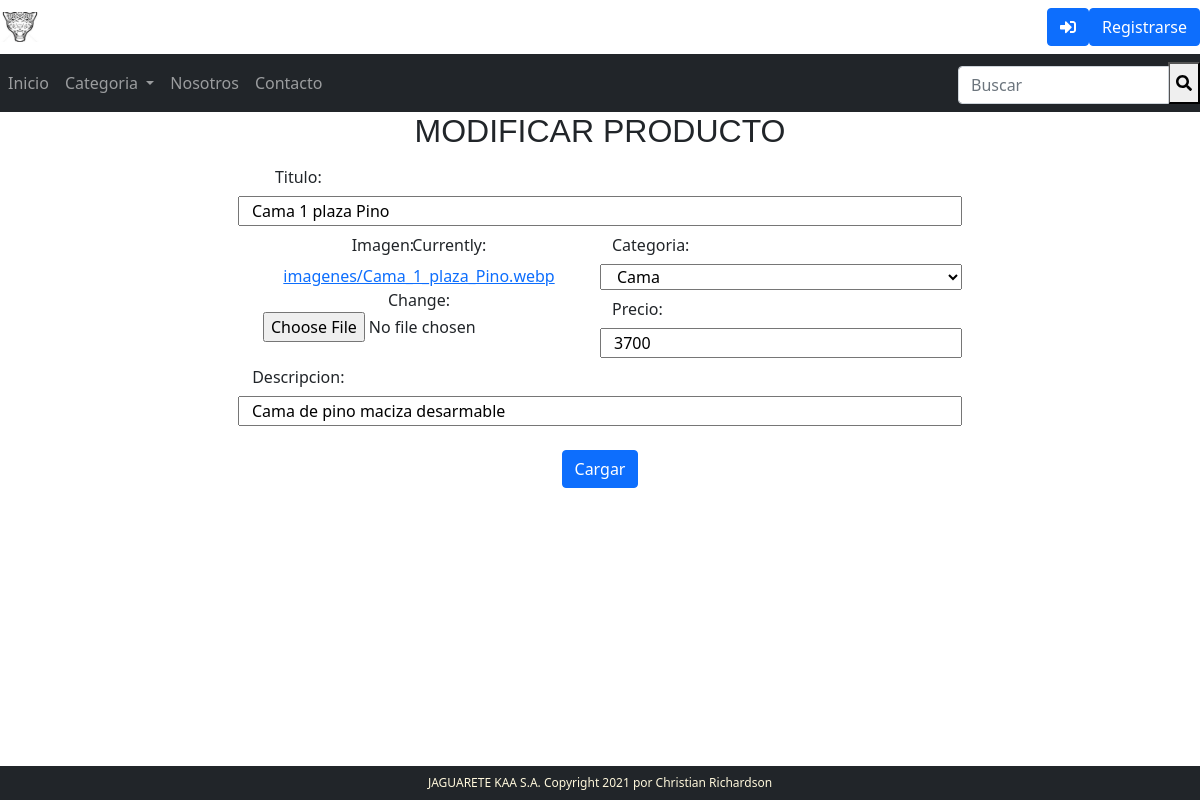
Screenshot of /market/producto_edicion/7 with the database file from the repository.
### market/models.py (models this page shows, shortened)
class Producto(models.Model):
    titulo = models.CharField(max_length=128, null=False)
    imagen = models.FileField(upload_to='imagenes/', null=False)
    descripcion = models.CharField(max_length = 2000, null=False)
    precio = models.IntegerField()
    categoria = models.ForeignKey(Categoria, on_delete=models.CASCADE, related_name="categoria_producto")

class Categoria(models.Model):
    categoria = models.CharField(max_length=64, null=False)
    def __str__(self):
        return f"{self.categoria}"

### market/views.py (the view)
# urls.py: path('producto_edicion/<int:producto_id>', views.producto_edicion, name="producto_edicion"),
def producto_edicion(request, producto_id):
    un_producto = get_object_or_404(Producto, id=producto_id)
    if request.method == "POST":
        form = FormProducto(data=request.POST, files=request.FILES, instance=un_producto)
        if form.is_valid():
            form.save()
            return redirect("market:index")
    else:
        form = FormProducto(instance = un_producto)
        return render(request, 'market/producto_edicion.html', {
            "producto": un_producto,
            "form": form
        })

### market/forms.py
class FormProducto(forms.ModelForm):
    class Meta:
        model = Producto
        fields = '__all__'

### market/context_processors.py (called while the page is built)
def list_categorias(request):
    lista_categorias = Categoria.objects.all()
    return {
        'categorias': lista_categorias
    }

### market/templates/market/producto_edicion.html (shortened to what this page needs)
{% extends "market/layout.html" %}
{% block body %}
<h2>Modificar Producto</h2>
    <div class="col-md-7 align-self-center ">
        <form enctype="multipart/form-data" action="{% url 'market:producto_edicion' producto.id %}" method="post" >
            <div class="form-group row">
                <label for="titulo_input"  class="col-sm-2 col-form-label">Titulo:</label> {{ form.titulo }} {{ form.titulo.errors }}
            </div>
            <div class="row">
                <div class="form-group float-left col-md-6">
                    <label for="imagen_input"  class="col-sm-2 col-form-label">Imagen:</label> {{ form.imagen }} {{ form.imagen.errors }}
                </div>
                <div class="float-rigth col-md-6">
                    <div class="form-group row">
                        <label for="categoria_input"  class="col-sm-2 col-form-label">Categoria:</label> {{ form.categoria }} {{ form.catogoria.errors }}
                    </div>
                    <div class="form-group row">
                        <label for="precio_input"  class="col-sm-2 col-form-label">Precio:</label> {{ form.precio }} {{ form.precio.errors }}
                    </div>
                </div>
            </div>
            <div class="form-group row"  class="col-sm-2 col-form-label">
                <label for="descripcion_input" class="col-sm-2 col-form-label">Descripcion:</label><br> {{ form.descripcion }} {{ form.descripcion.errors }}
            </div>
            <br>
            <div class="col-auto">
                <input type="submit" class="btn btn-primary" value="Cargar">
            </div>
        </form>
    </div>
{% endblock %}

### market/static/estilos.css (style rules this page uses)
h2 { font-family: sans-serif; text-transform: uppercase; font-weight: bolder; text-align: center; margin: auto; margin-top: 50px; }
body > div > div.col-md-7.align-self-center { margin:auto; text-align: center; }

### rows the page displays
Producto: titulo "Cama 1 plaza Pino", precio "3700", descripcion "Cama de pino maciza desarmable"
Categoria: categoria "Cama"
